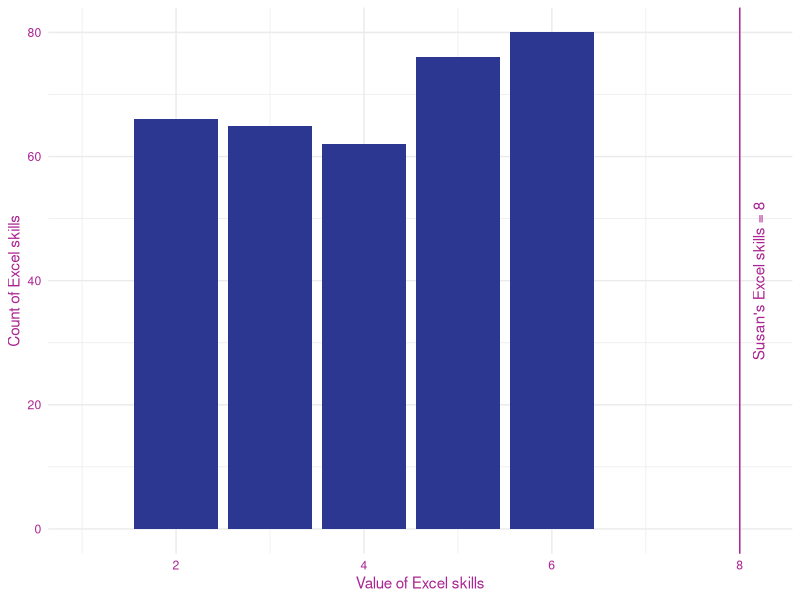
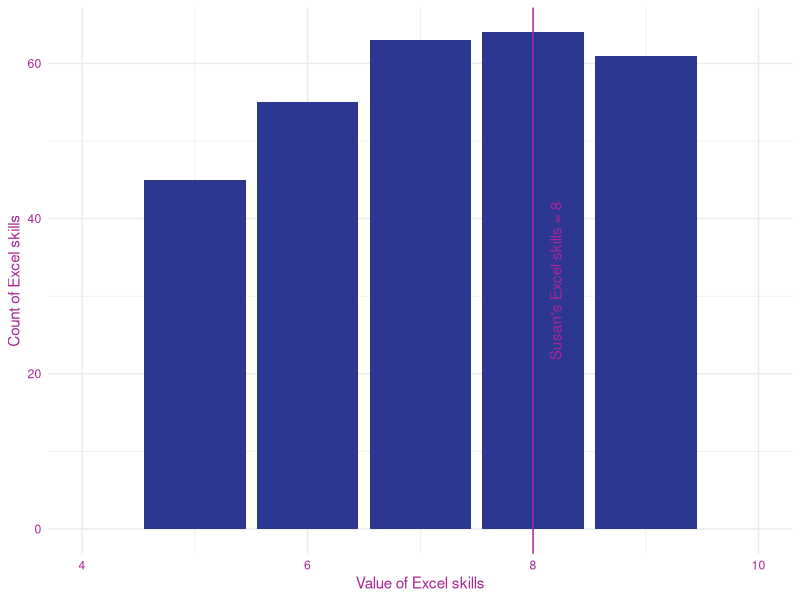

The R script that drew these images, in order: (Note: this script raises an error after producing the figures.)
## ---- chunk 1
#| fig-cap: graph showing that Sarah's Excel skills of 8 is an outlier

library(dplyr)
library(ggplot2)

uniform_data <- function(n, dof, lower, upper, val_input, name, varname) {
  data <- tibble(patient = 1:n,
                 val = sample(lower:upper, n, replace = T))
  
  if (dof > 1) {
    for (i in 1:(dof - 1)) {
      data <- data %>% mutate(val = (val_input + sample(lower:upper, n, replace =
                                                          T)))
    }
    data <- data %>% mutate(val = (val / dof))
  }
  
  data |>
    ggplot() +
    geom_bar(aes(val), fill = "#2C3792") +
    geom_vline(xintercept = val_input, color = "#AB2493") +
    xlim(min(lower, val_input), max(upper, val_input + (0.2))) +
    annotate(
      "text",
      x = (val_input + (0.2)),
      y = 0.5 * (max(data %>% count(val))),
      label = paste0(name, "'s ", varname, " = ", val_input),
      angle = 90,
      color = "#AB2493"
    ) +
    xlab(paste0("Value of ", varname)) +
    ylab(paste0("Count of ", varname)) +
    theme_minimal() +
    theme(
      axis.text = element_text(colour = "#AB2493"),
      axis.title = element_text(colour = "#AB2493")
    )
}

uniform_data(400, 1, 1, 6, 8, "Susan", "Excel skills")

uniform_data(400, 1, 4, 10, 8, "Susan", "Excel skills")

## ---- chunk 2
readxl::read_xlsx(here("skills/data/distributions_data.xlsx"))
## ---- chunk 3
#| fig-cap: Frequency distribution of Excel skill with one outlier, labelled "Susan"
# uniform_data(400, 1, 1, 6, 8, "Susan", "Excel skill")
## ---- chunk 4
#| fig-cap: Frequency distribution of Excel skill with one outlier, labelled "Susan"
# uniform_data(400, 1, 1, 6, 7, "Susan", "Excel skill")
